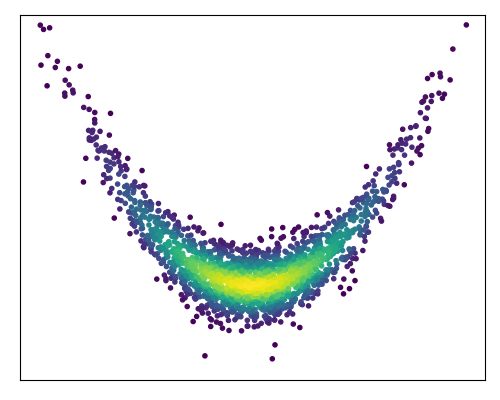

Write the Python code that produced this figure.
from numpy import array, exp
import matplotlib.pyplot as plt
from inference.mcmc import GibbsChain


def rosenbrock(t):
    x, y = t
    x2 = x**2
    b = 15.  # correlation strength parameter
    v = 3.   # variance of the gaussian term
    return -x2 - b*(y - x2)**2 - 0.5*(x2 + y**2)/v


# create the chain object
gibbs = GibbsChain(posterior=rosenbrock, start=array([2., -4.]))
gibbs.advance(150000)
gibbs.burn = 10000
gibbs.thin = 70


p = gibbs.get_probabilities() # color the points by their probability value
fig = plt.figure(figsize=(6, 5))
ax1 = fig.add_subplot(111)
ax1.scatter(
    gibbs.get_parameter(0),
    gibbs.get_parameter(1),
    c=exp(p-max(p)),
    marker='.'
)
ax1.set_ylim([None, 2.8])
ax1.set_xlim([-1.8, 1.8])
ax1.set_xticklabels([])
ax1.set_yticklabels([])
ax1.grid()
plt.tight_layout()
plt.savefig('gallery_gibbs_sampling.png')
plt.show()